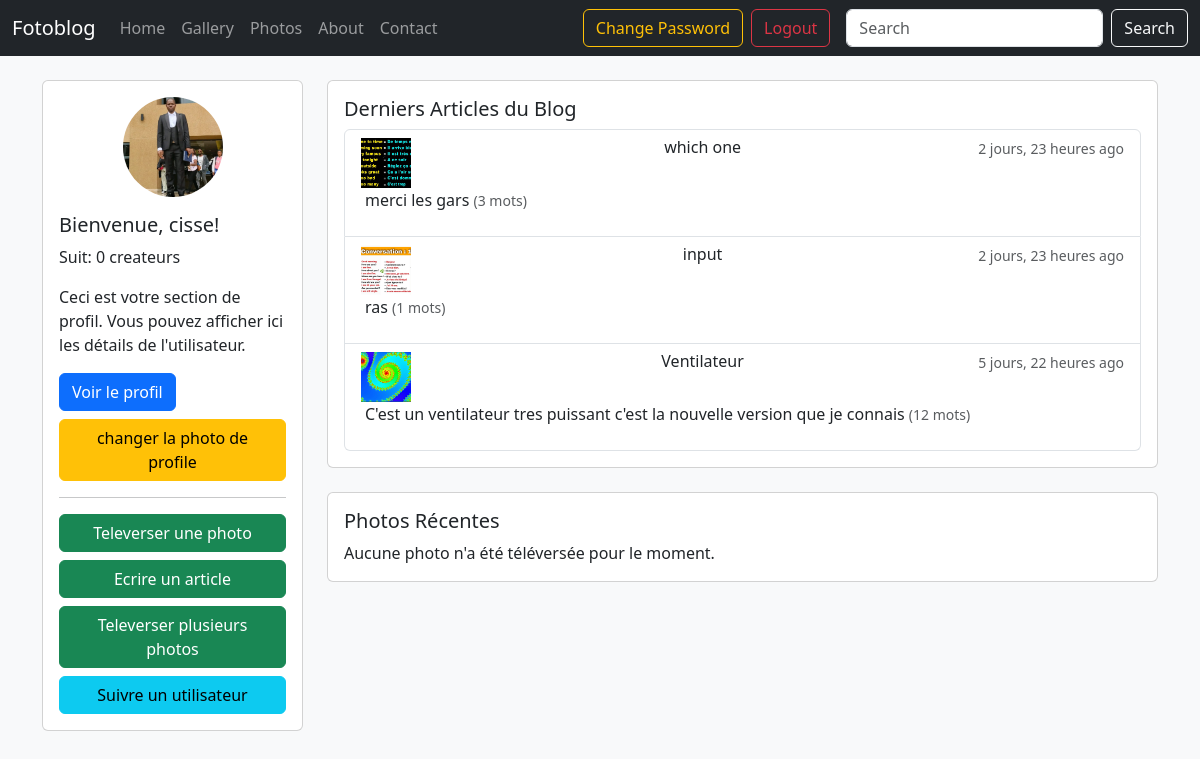
/ (signed in), run on the app's committed database.
### comptes/models.py (models this page shows, shortened)
class User(AbstractUser):
    SUBSCRIBER = "SUBSCRIBER"
    CREATOR = "CREATOR"
    ROLE_CHOICES = [
        (SUBSCRIBER, "Abonne"),
        (CREATOR, "Createur"),
    ]
    role = models.CharField(
        max_length=20,
        choices=ROLE_CHOICES,
        default=SUBSCRIBER,
    )
    avatar = models.ImageField(
        upload_to="avatars/",
        blank=True,
        null=True,
    )
    bio = models.TextField(
        blank=True,
        null=True,
    )
    background_image = models.ImageField(
        upload_to="backgrounds/",
        blank=True,
        null=True,
    )
    date_of_birth = models.DateField(
        blank=True,
        null=True,
        verbose_name="Date de naissance",
    )
    location = models.CharField(
        max_length=100,
        blank=True,
        null=True,
        verbose_name="Lieu de résidence",
    )
    follows = models.ManyToManyField(
        "self",
        symmetrical=False,
        limit_choices_to={'role': CREATOR},
        verbose_name="Abonnements",
    )

### blog/models.py (models this page shows, shortened)
class Blog(models.Model):
    photo = models.ForeignKey(Photo, on_delete=models.CASCADE)
    title = models.CharField(max_length=200, verbose_name='Titre')
    content = models.TextField()
    date_created = models.DateTimeField(auto_now_add=True, verbose_name='Date de creation')
    starred = models.BooleanField(default=False, verbose_name='Etoile')
    count_word = models.PositiveIntegerField(default=0, blank=True, verbose_name="Nombre de mot")
    contributors = models.ManyToManyField(
        settings.AUTH_USER_MODEL,
        through='BlogContributor',
        related_name='contributions',
    )

class Photo(models.Model):
    image = models.ImageField(upload_to='photos/')
    caption = models.CharField(max_length=255, verbose_name='Legende')
    uploader = models.ForeignKey(settings.AUTH_USER_MODEL, on_delete=models.CASCADE, verbose_name='Televerseur' )
    date_created = models.DateTimeField(auto_now_add=True, verbose_name='Date de televersement')

### blog/views.py (the view)
# urls.py: path('', views.home, name='home'),
def home(request):
    blogs = Blog.objects.select_related('photo').filter(
        Q(contributors__in=request.user.follows.all()) | Q(starred=False)
    ).distinct().order_by('-date_created')
    photos = Photo.objects.filter(
        Q(uploader__in=request.user.follows.all()) | ~Q(uploader=request.user)
    ).distinct().order_by('-date_created')
    context = {'blogs': blogs, 'photos': photos}
    return render(request, 'blog/home.html', context)

### blog/templates/blog/home.html (shortened to what this page needs)
{% extends "base.html" %}
{% block content %}
<div class="row">
    <aside class="col-md-3">
        <div class="card">
            <div class="card-body">
                {% if user.is_authenticated %}
                    <div class="text-center">
                        {% if user.avatar %}
                            <img src="{{ user.avatar.url }}" alt="Avatar de {{ user.username }}" class="img-fluid rounded-circle mb-3" style="width: 100px; height: 100px; object-fit: cover;">
                        {% endif %}
                    </div>
                    <h5 class="card-title">Bienvenue, {{ user.username }}!</h5>
                    <p class="card-text">Suit: {{user.follows.count}} createurs</p>
                    <p class="card-text">Ceci est votre section de profil. Vous pouvez afficher ici les détails de l'utilisateur.</p>
                    <a href="#" class="btn btn-primary">Voir le profil</a>
                    <a href="{% url 'comptes:avatar_upload' %}" class="btn btn-warning mt-2">changer la photo de profile</a>
                {% else %}
                    <h5 class="card-title">Profil</h5>
                    <p class="card-text">Veuillez vous connecter pour voir votre profil.</p>
                    <a href="{% url 'comptes:login' %}" class="btn btn-primary">Se connecter</a>
                {% endif %}
                <hr>
                <div class="d-grid gap-2">
                    {% if perms.blog.add_photo %}
                    <a href="{% url 'blog:upload_photo' %}" class="btn btn-success">Televerser une photo</a>
                    {% endif %}
                    {% if perms.blog.add_blog %}
                    <a href="{% url 'blog:upload_photo_and_blog' %}" class="btn btn-success">Ecrire un article</a>
                    {% endif %}
                    {% if perms.blog.add_photo  and perms.blog.add_blog %}
                    <a href="{% url 'blog:upload_photos' %}" class="btn btn-success">Televerser plusieurs photos</a>
                    {% endif %}
                    <a href="{% url 'blog:follow_user' %}" class="btn btn-info">Suivre un utilisateur</a>
                </div>
            </div>
        </div>
    </aside>
    <main class="col-md-9">
        <div class="card mb-4">
            <div class="card-body">
                <h5 class="card-title">Derniers Articles du Blog</h5>
                <div class="list-group">
                    {% for blog in blogs %}
                        <a href="{% url 'blog:blog_detail' blog.id %}" class="list-group-item list-group-item-action">
                            <div class="d-flex w-100 justify-content-between">
                                <img src="{{blog.photo.image.url}}" alt="Photo associée" class="me-3" style="width: 50px; height: 50px; object-fit: cover;">
                                <h6 class="mb-1">{{ blog.title }}</h6>
                                <small class="text-muted">{{ blog.date_created|timesince }} ago</small>
                            </div>
                            <p class="ms-1">{{ blog.content|truncatewords:15 }} <small class="text-muted">({{ blog.count_word}} mots)</small></p>
                        </a>
                    {% empty %}
                        <p class="list-group-item">Aucun article de blog pour le moment.</p>
                    {% endfor %}
                </div>
            </div>
        </div>
        <div class="card">
            <div class="card-body">
                <h5 class="card-title">Photos Récentes</h5>
                <div class="row">
                    {% for photo in photos %}
                        <div class="col-md-4 mb-4">
                            <div class="card h-100">
                                <img src="{{ photo.image.url }}" class="card-img-top" alt="{{ photo.caption }}" style="height: 200px; object-fit:scale-down;">
                                <div class="card-body">
                                    <p class="card-text text-center">{{ photo.caption|truncatechars:50 }} <a class="btn btn-warning" href="{% url 'blog:photo_update' photo.id %}">update</a>
                                    <a href="{% url 'blog:photo_delete' photo.id %}" class="btn btn-danger">delete</a></p>
                                </div>
                            </div>
                        </div>
                    {% empty %}
                        <p class="card-text col">Aucune photo n'a été téléversée pour le moment.</p>
                    {% endfor %}
                </div>
            </div>
        </div>
    </main>
</div>
{% endblock content %}

### templates/base.html (shortened to what this page needs)
{% load static %}
<!DOCTYPE html>
<html lang="en">
<head>
    <link href="https://cdn.jsdelivr.net/npm/bootstrap@5.3.3/dist/css/bootstrap.min.css" rel="stylesheet">
</head>
<body class="bg-light">
    <nav class="navbar navbar-expand-lg navbar-dark bg-dark">
        <div class="container-fluid">
            <a class="navbar-brand" href="{% url 'blog:home' %}">Fotoblog</a>
            <div class="collapse navbar-collapse" id="navbarSupportedContent">
                <ul class="navbar-nav me-auto mb-2 mb-lg-0">
                    <li class="nav-item"><a class="nav-link" href="{% url 'blog:home' %}">Home</a></li>
                    <li class="nav-item"><a class="nav-link" href="#">Gallery</a></li>
                    <li class="nav-item"><a class="nav-link" href="#">Photos</a></li>
                    <li class="nav-item"><a class="nav-link" href="#">About</a></li>
                    <li class="nav-item"><a class="nav-link" href="#">Contact</a></li>
                </ul>
                <ul class="navbar-nav mb-2 mb-lg-0">
                    {% if user.is_authenticated %}
                        <li class="nav-item me-2">
                            <a class="btn btn-outline-warning" href="{% url 'comptes:password_change' %}">Change Password</a>
                        </li>
                        <li class="nav-item">
                            <form action="{% url 'comptes:logout' %}" method="post" class="d-flex">
                                <button type="submit" class="btn btn-outline-danger">Logout</button>
                            </form>
                        </li>
                    {% endif %}
                </ul>
                <form class="d-flex ms-3" action="#" method="get">
                    <input class="form-control me-2" type="search" placeholder="Search" aria-label="Search" name="search">
                    <button class="btn btn-outline-light" type="submit">Search</button>
                </form>
            </div>
        </div>
    </nav>
    <div class="container mt-4">
        {% block content %}
        {% endblock content %}
    </div>
</body>
</html>

### data on the page
User: avatar (picture), username "cisse", follows.count "0"
Blog: photo.image (picture), title "which one", date_created "2 jours, 23 heures", content "merci les gars", count_word "3"
Blog: photo.image (picture), title "input", date_created "2 jours, 23 heures", content "ras", count_word "1"
Blog: photo.image (picture), title "Ventilateur", date_created "5 jours, 22 heures", content "C'est un ventilateur tres puissant c'est la nouvelle version que je connais", count_word "12"
